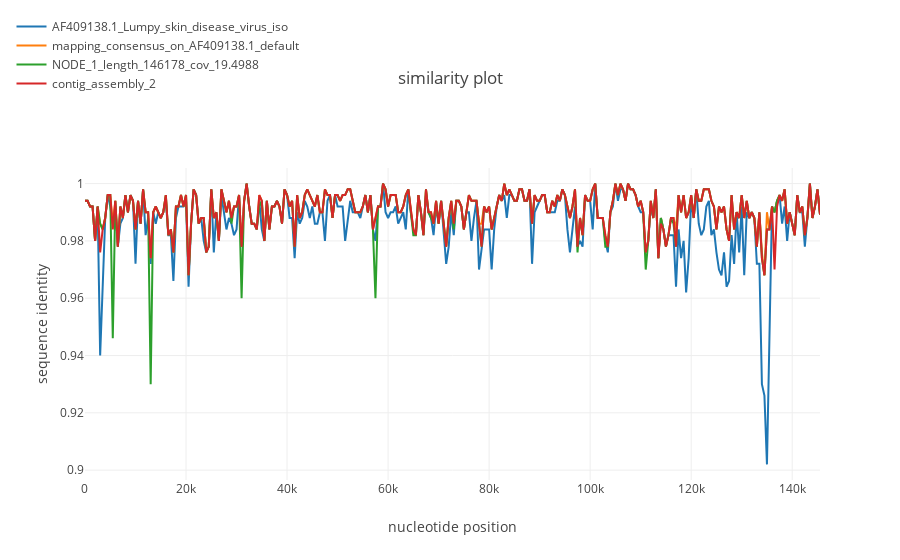

Here is the notebook cell this chart was saved with:
### Code cell
simgen("../for_recan_lsdv.fasta", window=500, shift=500, pot_rec=2)

### Figure 1 — Plotly figure (JSON) as saved in the notebook; plotly's stock layout.template omitted (floating-point values rounded to 4 significant figures; data arrays with more than 128 entries replaced by an {"elided": "..."} marker saying what was removed)
{"data": [{"name": "AF409138.1_Lumpy_skin_disease_virus_iso", "type": "scatter", "uid": "b7a3e898-971b-11e8-b59c-d46a6a82ea71", "x": {"elided": "293 int values"}, "y": {"elided": "292 float values"}}, {"name": "mapping_consensus_on_AF409138.1_default", "type": "scatter", "uid": "b7a3e899-971b-11e8-bc3f-d46a6a82ea71", "x": {"elided": "293 int values"}, "y": {"elided": "292 float values"}}, {"name": "NODE_1_length_146178_cov_19.4988", "type": "scatter", "uid": "b7a3e89a-971b-11e8-bdaf-d46a6a82ea71", "x": {"elided": "293 int values"}, "y": {"elided": "292 float values"}}, {"name": "contig_assembly_2", "type": "scatter", "uid": "b7a3e89b-971b-11e8-bcbc-d46a6a82ea71", "x": {"elided": "293 int values"}, "y": {"elided": "292 float values"}}], "layout": {"legend": {"x": -0.1, "y": 1.5}, "title": "similarity plot", "xaxis": {"title": "nucleotide position"}, "yaxis": {"title": "sequence identity"}}}
